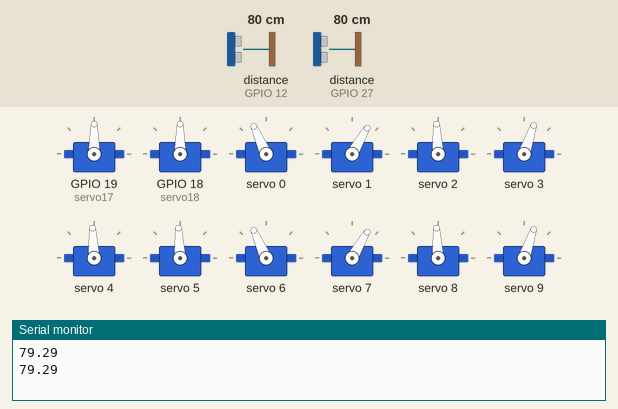
Simulated run of this sketch. Board: ESP32. Parts: 12 × servo, the last lines printed to the serial monitor. Wiring (inferred from the names in the program): 2 × ultrasonic range finder: trigger GPIO 13, echo GPIO 12 / trigger GPIO 14, echo GPIO 27. The test bench sets the inputs (shaded band); at power-on: distance to the obstacle (sensors on GPIO 12, GPIO 27) 80 cm. The echo pulse lasts 58.3 µs per cm.

Above: at 1.17 s.
2.3 s: distance to the obstacle (sensor on GPIO 12) set to 2 cm
At 2.7 s:
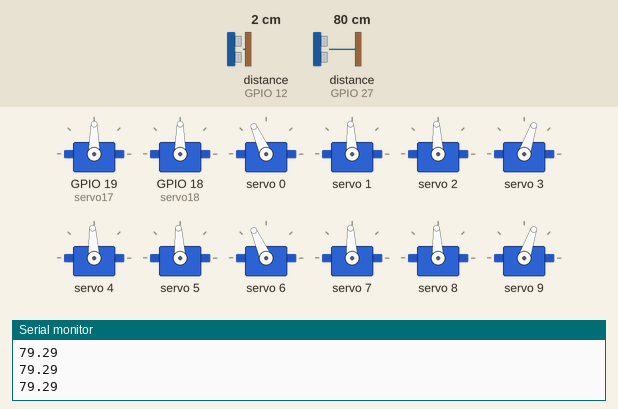
At 6.0 s:
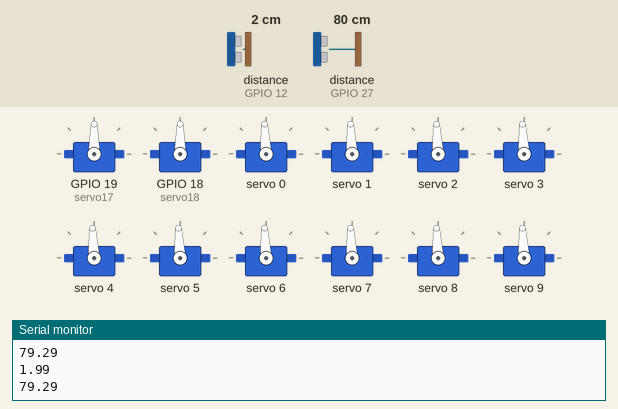
6.3 s: distance to the obstacle (sensor on GPIO 12) set to 35 cm
9.8 s: distance to the obstacle (sensor on GPIO 12) set to 4 cm
At 11.03 s:
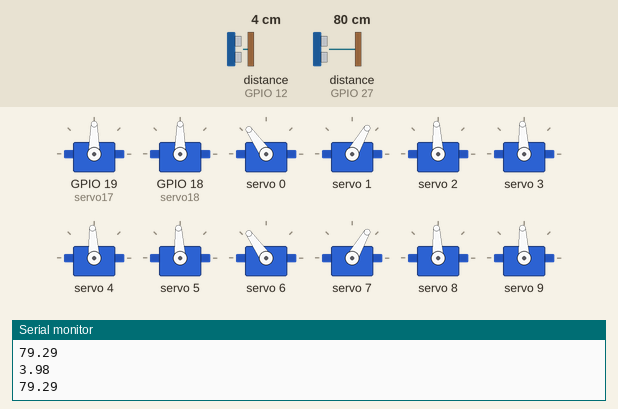
Timing chart, 0 to 19.3 s (numbered marks = the images above; inputs shaded):
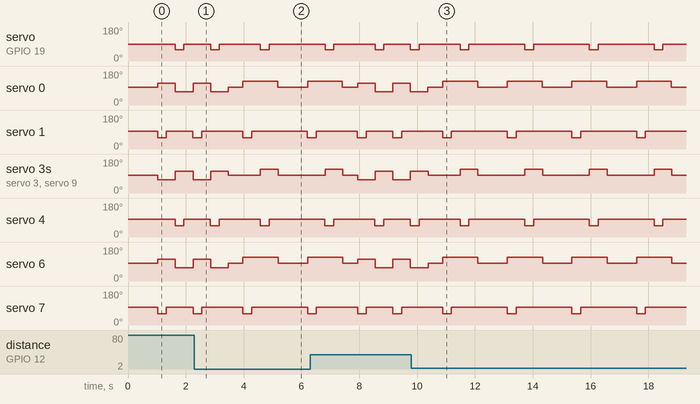

Measured:
- after the input at 2.3 s, servo on GPIO 19 (servo17): 90° → 60° after 2.3 s, → 90° 0.30 s later; servo 4: 93° → 60° after 2.3 s, → 93° 0.30 s later
- after the input at 9.8 s, servo 1, servo 7: alternates 93° for 1.9 s and 60° for 0.30 s, starting after 1.1 s
- by itself, servo 0, servo 6: repeats every 2.2 s: 125° 1.2 s, 93° 1.0 s
- by itself, servo 3, servo 9: repeats every 2.2 s: 125° 0.61 s, 93° 1.6 s

The sketch:

Firmware.ino
```cpp
#include <Wire.h>
#include <Adafruit_PWMServoDriver.h>
#include <ESP32Servo.h>


#define TRIG1 13
#define ECHO1 12
#define TRIG2 14
#define ECHO2 27
#define TRIG3 15
#define ECHO3 16


Adafruit_PWMServoDriver pwm = Adafruit_PWMServoDriver(0x40);
Servo servo17;
Servo servo18;


void setup() {
  Serial.begin(115200);

  pinMode(TRIG1, OUTPUT);
  pinMode(ECHO1, INPUT);
  pinMode(TRIG2, OUTPUT);
  pinMode(ECHO2, INPUT);

  Wire.begin(21, 22);
  pwm.begin();
  pwm.setOscillatorFrequency(27000000);
  pwm.setPWMFreq(50);

  servo17.setPeriodHertz(50);
  servo18.setPeriodHertz(50);
  servo17.attach(19, 500, 2500);
  servo18.attach(18, 500, 2500);

  delay(500);
  standUp();
}


void loop() {
  float d1 = getDistance(TRIG1, ECHO1);
  float d2 = getDistance(TRIG2, ECHO2);
  Serial.println(d1);
  Serial.println(d2);

  if (d1 < 20 || d2 < 20) {
    standUp();
    turnRight();
  } else {
    walkForward();
  }
}


void setServo(int number, int angle) {
  if (number <= 16) {
    int pulse = map(angle, 0, 180, 500, 2500);
    pwm.writeMicroseconds(number - 1, pulse);
  }
  if (number == 17) {
    servo17.write(angle);
  }
  if (number == 18) {
    servo18.write(angle);
  }
}


float getDistance(int trig, int echo) {
    digitalWrite(trig, LOW);
    delayMicroseconds(2);
    digitalWrite(trig, HIGH);
    delayMicroseconds(10);
    digitalWrite(trig, LOW);


  long time = pulseIn(echo, HIGH, 30000);
  if (time == 0) {
    return 999;
  }
  return time * 0.034 / 2;
}


void standUp() {
  for (int i = 1; i <= 18; i++) {
    setServo(i, 90);
  }
  delay(500);
}


void walkForward() {
  for (int leg = 0; leg < 6; leg += 2) {
    setServo(leg * 3 + 2, 60);
    setServo(leg * 3 + 1, 110);
  }
  for (int leg = 1; leg < 6; leg += 2) {
    setServo(leg * 3 + 1, 70);
  }
  delay(300);
  for (int leg = 0; leg < 6; leg += 2) {
    setServo(leg * 3 + 2, 90);
  }
  delay(300);

  for (int leg = 1; leg < 6; leg += 2) {
    setServo(leg * 3 + 2, 60);
    setServo(leg * 3 + 1, 110);
  }
  for (int leg = 0; leg < 6; leg += 2) {
    setServo(leg * 3 + 1, 70);
  }
  delay(300);
  for (int leg = 1; leg < 6; leg += 2) {
    setServo(leg * 3 + 2, 90);
  }
  delay(300);
}


void turnRight() {
  for (int leg = 0; leg < 6; leg += 2) {
    setServo(leg * 3 + 2, 60);
    setServo(leg * 3 + 1, 120);
  }
  delay(300);
  for (int leg = 0; leg < 6; leg += 2) {
    setServo(leg * 3 + 2, 90);
  }
  delay(300);

  for (int leg = 1; leg < 6; leg += 2) {
    setServo(leg * 3 + 2, 60);
    setServo(leg * 3 + 1, 120);
  }
  delay(300);
  for (int leg = 1; leg < 6; leg += 2) {
    setServo(leg * 3 + 2, 90);
  }
  delay(300);

  standUp();
}
```
